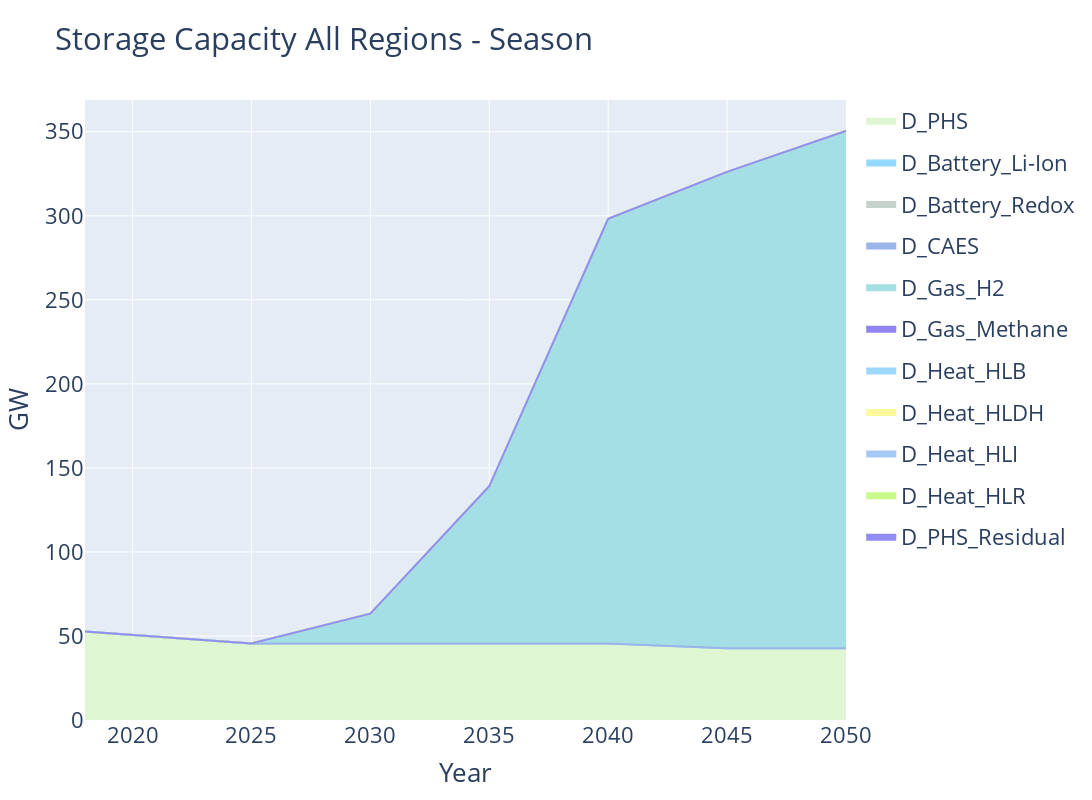

The cell this chart's notebook holds for it:
### Code cell
storage_capacity_plotter = StackedQuantityEvolutionFacilitator(sol_path=SOLUTION_FILEPATH, region="All")

relevant_data = storage_capacity_plotter.get_relevant_data()
#relevant_data.filter_by_containing_string(column="Technology", identifier="D_")
#relevant_data.filter_by_list(column="Technology", by_filter=["D_Heat_HLDH", "D_Heat_HLI", "D_Heat_HLB", 
#                                                             "D_Battery_Li-Ion", "D_Battery_Redox", "D_Heat_HLR"])
relevant_data.filter_by_containing_string(column="Technology", identifier="D_")
relevant_data.aggreagate_all_by_sum(column_to_aggregate="Region", aggregated_entry_name="All", column_to_sum="Value")

fig = storage_capacity_plotter.plot(relevant_data)

fig.update_layout(
    width=1400,
    height=800,
    title="Storage Capacity All Regions" + TITLE_ADDON,
    yaxis_title="GW",
    xaxis_title="Year",
)

#if WRITE_IMAGE:
fig.write_image("StorageProductionAllRegions.pdf" + TITLE_ADDON.replace(" ", "") + ".png")

fig.show()

### Figure 1 — Plotly figure (JSON) as saved in the notebook; plotly's stock layout.template omitted (floating-point values rounded to 4 significant figures)
{"data": [{"fillcolor": "#def6d1", "legendgroup": "D_PHS", "line": {"color": "#def6d1"}, "mode": "lines", "name": "D_PHS", "showlegend": true, "stackgroup": "one", "type": "scatter", "x": [2018, 2025, 2030, 2035, 2040, 2045, 2050], "y": [52.66, 45.46, 45.46, 45.46, 45.46, 42.72, 42.72]}, {"fillcolor": "#91d9fe", "legendgroup": "D_Battery_Li-Ion", "line": {"color": "#91d9fe"}, "mode": "lines", "name": "D_Battery_Li-Ion", "showlegend": true, "stackgroup": "one", "type": "scatter", "x": [2018, 2025, 2030, 2035, 2040, 2045, 2050], "y": [0, 0, 0, 0, 0, 0, 0]}, {"fillcolor": "#c6d1cb", "legendgroup": "D_Battery_Redox", "line": {"color": "#c6d1cb"}, "mode": "lines", "name": "D_Battery_Redox", "showlegend": true, "stackgroup": "one", "type": "scatter", "x": [2018, 2025, 2030, 2035, 2040, 2045, 2050], "y": [0, 0, 0, 0, 0, 0, 0]}, {"fillcolor": "#9ab5ea", "legendgroup": "D_CAES", "line": {"color": "#9ab5ea"}, "mode": "lines", "name": "D_CAES", "showlegend": true, "stackgroup": "one", "type": "scatter", "x": [2018, 2025, 2030, 2035, 2040, 2045, 2050], "y": [0, 0, 0, 0, 0, 0, 0]}, {"fillcolor": "#a4dfe5", "legendgroup": "D_Gas_H2", "line": {"color": "#a4dfe5"}, "mode": "lines", "name": "D_Gas_H2", "showlegend": true, "stackgroup": "one", "type": "scatter", "x": [2018, 2025, 2030, 2035, 2040, 2045, 2050], "y": [0, 0.116, 17.82, 93.6, 252.7, 283.5, 307.8]}, {"fillcolor": "#9185f3", "legendgroup": "D_Gas_Methane", "line": {"color": "#9185f3"}, "mode": "lines", "name": "D_Gas_Methane", "showlegend": true, "stackgroup": "one", "type": "scatter", "x": [2018, 2025, 2030, 2035, 2040, 2045, 2050], "y": [0, 0, 0, 0, 0, 0, 0]}, {"fillcolor": "#9dd8fa", "legendgroup": "D_Heat_HLB", "line": {"color": "#9dd8fa"}, "mode": "lines", "name": "D_Heat_HLB", "showlegend": true, "stackgroup": "one", "type": "scatter", "x": [2018, 2025, 2030, 2035, 2040, 2045, 2050], "y": [0, 0, 0, 0, 0, 0, 0]}, {"fillcolor": "#fafa9d", "legendgroup": "D_Heat_HLDH", "line": {"color": "#fafa9d"}, "mode": "lines", "name": "D_Heat_HLDH", "showlegend": true, "stackgroup": "one", "type": "scatter", "x": [2018, 2025, 2030, 2035, 2040, 2045, 2050], "y": [0, 0, 0, 0, 0, 0, 0]}, {"fillcolor": "#a7c9f5", "legendgroup": "D_Heat_HLI", "line": {"color": "#a7c9f5"}, "mode": "lines", "name": "D_Heat_HLI", "showlegend": true, "stackgroup": "one", "type": "scatter", "x": [2018, 2025, 2030, 2035, 2040, 2045, 2050], "y": [0, 0, 0, 0, 0, 0, 0]}, {"fillcolor": "#c8fa8a", "legendgroup": "D_Heat_HLR", "line": {"color": "#c8fa8a"}, "mode": "lines", "name": "D_Heat_HLR", "showlegend": true, "stackgroup": "one", "type": "scatter", "x": [2018, 2025, 2030, 2035, 2040, 2045, 2050], "y": [0, 0, 0, 0, 0, 0, 0]}, {"fillcolor": "#928df6", "legendgroup": "D_PHS_Residual", "line": {"color": "#928df6"}, "mode": "lines", "name": "D_PHS_Residual", "showlegend": true, "stackgroup": "one", "type": "scatter", "x": [2018, 2025, 2030, 2035, 2040, 2045, 2050], "y": [0, 0, 0, 0, 0, 0, 0]}], "layout": {"barmode": "stack", "font": {"size": 22}, "height": 800, "title": {"text": "Storage Capacity All Regions - Season"}, "width": 1400, "xaxis": {"title": {"text": "Year"}}, "yaxis": {"title": {"text": "GW"}}}}
